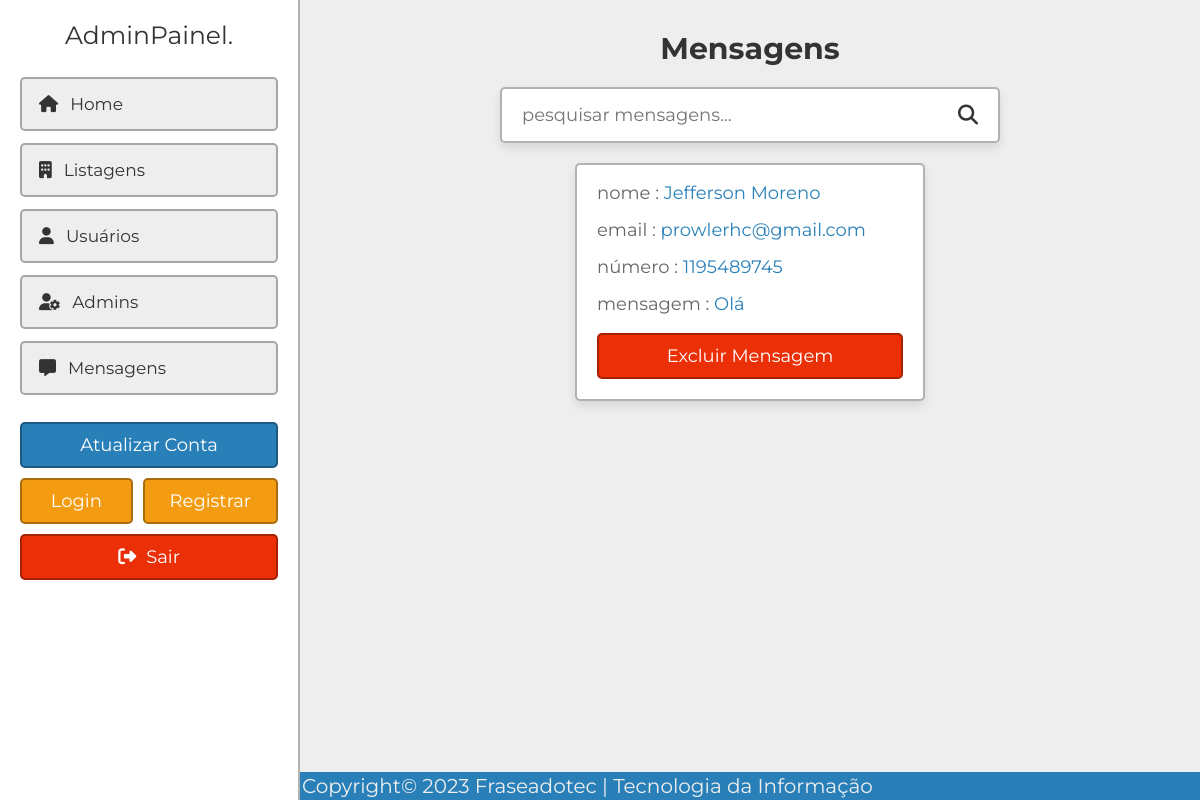
/admin/mensagens.php (signed in), run on the app's committed database.
### tables this page shows
CREATE TABLE `messages` (
  `id` varchar(20) NOT NULL,
  `name` varchar(50) NOT NULL,
  `email` varchar(50) NOT NULL,
  `number` varchar(10) NOT NULL,
  `message` varchar(1000) NOT NULL
);

### admin/mensagens.php (the view, shortened to what this page needs)
<?php
include '../components/connect.php';
?>
<!DOCTYPE html>
<html lang="pt-BR">
<head>
   <link rel="stylesheet" href="https://cdnjs.cloudflare.com/ajax/libs/font-awesome/6.2.0/css/all.min.css">
   <link rel="stylesheet" href="../css/admin_style.css">
</head>
<body>
<?php include '../components/admin_header.php'; ?>
<section class="grid">
   <h1 class="heading">mensagens</h1>
   <form action="" method="POST" class="search-form">
      <input type="text" name="search_box" placeholder="pesquisar mensagens..." maxlength="100" required>
      <button type="submit" class="fas fa-search" name="search_btn"></button>
   </form>
   <div class="box-container">
   <?php
      if(isset($_POST['search_box']) OR isset($_POST['search_btn'])){
         $search_box = $_POST['search_box'];
         $search_box = filter_var($search_box, FILTER_SANITIZE_STRING);
         $select_messages = $conn->prepare("SELECT * FROM `messages` WHERE name LIKE '%{$search_box}%' OR number LIKE '%{$search_box}%' OR email LIKE '%{$search_box}%'");
         $select_messages->execute();
      }else{
         $select_messages = $conn->prepare("SELECT * FROM `messages`");
         $select_messages->execute();
      }
      if($select_messages->rowCount() > 0){
         while($fetch_messages = $select_messages->fetch(PDO::FETCH_ASSOC)){
   ?>
   <div class="box">
      <p>nome : <span><?= $fetch_messages['name']; ?></span></p>
      <p>email : <a href="mailto:<?= $fetch_messages['email']; ?>"><?= $fetch_messages['email']; ?></a></p>
      <p>número : <a href="tel:<?= $fetch_messages['number']; ?>"><?= $fetch_messages['number']; ?></a></p>
      <p>mensagem : <span><?= $fetch_messages['message']; ?></span></p>
      <form action="" method="POST">
         <input type="submit" value="excluir mensagem" onclick="return confirm('excluir esta mensagem?');" name="delete" class="delete-btn">
      </form>
   </div>
   <?php
      }
   }elseif(isset($_POST['search_box']) OR isset($_POST['search_btn'])){
      echo '<p class="empty">resultados não encontrados!</p>';
   }else{
      echo '<p class="empty">Você não tem mensagens!</p>';
   }
   ?>
   </div>
</section>
    <footer>
        <div class="créditos">
            <p> Copyright&copy; 2023 <span>Fraseadotec | Tecnologia da Informação</span></p>
        </div>
    </footer>
</body>
</html>

### css/admin_style.css (style rules this page uses)
:root { --main-color:#2980b9; --orange:#f39c12; --red:#eb2f06; --light-color:#666; --light-bg:#eee; --white:#fff; --black:#333; --box-shadow:0 .5rem 1rem rgba(0,0,0,0.1); --border:.2rem solid rgba(0,0,0,.3); }
* { font-family: 'Montserrat', sans-serif; margin: 0; padding: 0; box-sizing: border-box; outline: none; border: none; text-decoration: none; }
html { font-size: 62.5%; overflow-x: hidden; scroll-behavior: smooth; scroll-padding-top: 5rem; }
body { background-color: var(--light-bg); padding-left: 30rem; }
section { padding: 3rem 2rem; max-width: 1200px; margin: 0 auto; }
.heading { margin-bottom: 2rem; text-align: center; text-transform: capitalize; color: var(--black); font-size: 3rem; }
.inline-btn, .inline-option-btn, .inline-delete-btn, .btn, .delete-btn, .option-btn { cursor: pointer; padding: 1rem 2.5rem; font-size: 1.8rem; color: var(--white); text-align: center; text-transform: capitalize; margin-top: 1rem; border-radius: .5rem; border: var(--border); }
.btn, .delete-btn, .option-btn { display: block; width: 100%; }
.delete-btn { background-color: var(--red); }
.grid .box-container { display: grid; grid-template-columns: repeat(auto-fit, 35rem); align-items: flex-start; justify-content: center; gap: 1.5rem; }
.grid .box-container .box { border-radius: .5rem; padding: 2rem; padding-top: 1rem; background-color: var(--white); box-shadow: var(--box-shadow); border: var(--border); overflow-x: hidden; }
.grid .box-container .box p { line-height: 1.5; padding: .5rem 0; font-size: 1.8rem; color: var(--light-color); white-space: pre-line; text-overflow: ellipsis; overflow-x: hidden; }
.grid .box-container .box p a, .grid .box-container .box p span { color: var(--main-color); }
.search-form { max-width: 50rem; margin: 0 auto; border-radius: .5rem; background-color: var(--white); box-shadow: var(--box-shadow); border: var(--border); padding:1.5rem 2rem; display: flex; gap: 2rem; margin-bottom: 2rem; }
.search-form input { width: 100%; font-size: 1.8rem; color: var(--black); }
.search-form button { background:none; cursor: pointer; color: var(--black); font-size: 2rem; }

### admin/mensagens.php (style rules this page uses)
footer { position: fixed; bottom: 0; width: 100%; text-align: left; background-color: #2980b9; padding: 0.2rem; font-size: 2rem; color: #eee; }

### data on the page
messages: name "Jefferson Moreno", email "prowlerhc@gmail.com", number "1195489745", message "Olá"
